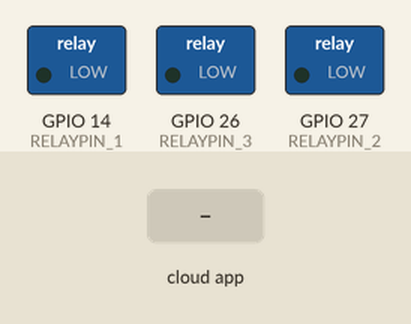
Recording of a sketch running on a simulated ESP32. Parts: switched loads named in the sketch (green lamp = pin HIGH). The test bench sets the inputs (shaded band). WiFi joins after 1.5 s; servers stay silent unless stated; what the sketch prints to the serial monitor is not drawn.

Above: at 2.7 s.
2.8 s: the phone or cloud app sets 6839e78d6868ee0e887b1bc2 to 1
At 4.0 s:
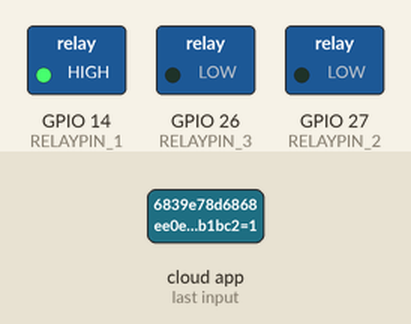
4.3 s: the phone or cloud app sets 683891ff6868ee0e887a1812 to 1
At 5.2 s:
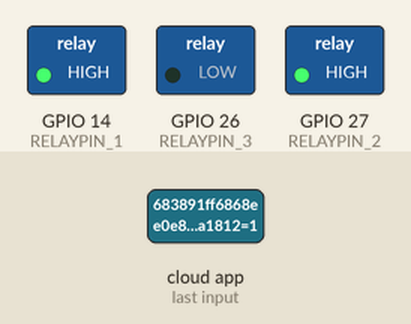
5.8 s: the phone or cloud app sets 6839e78d6868ee0e887b1bc2 to 0
At 6.3 s:
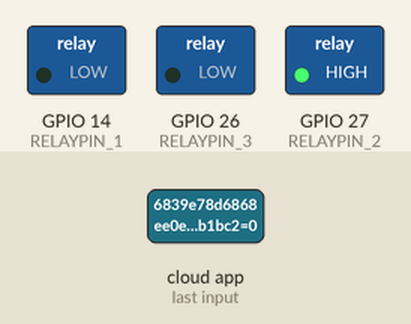
7.3 s: the phone or cloud app sets 683891ff6868ee0e887a1812 to 0
At 8.7 s:
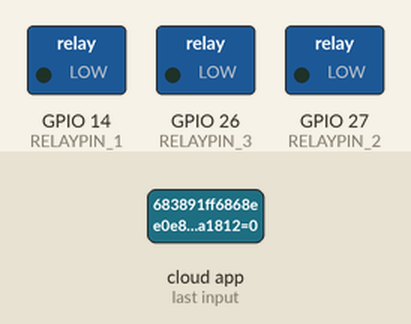
Timing chart, 0 to 9.8 s (numbered marks = the images above; inputs shaded):
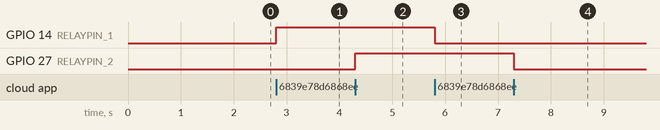

The sketch:

ESP32_SinricPro_Relay_and_PWM_Control.ino
```cpp
#include <WiFi.h>
#include "SinricPro.h"
#include "SinricProSwitch.h"
#include "SinricProDimSwitch.h"

#define WIFI_SSID         "Deptos piso 2"
#define WIFI_PASS         "Casazapotecas504."
#define APP_KEY           "f5129924-17f8-4f01-b830-355c984d3c8d"
#define APP_SECRET        "f768552a-2a00-4c0d-b250-5d90622edf42-f22d5bd2-84f6-4f8d-a33a-2403c3943c58"

#define SWITCH_ID_1       "6839e78d6868ee0e887b1bc2"
#define RELAYPIN_1        14

#define SWITCH_ID_2       "683891ff6868ee0e887a1812"
#define RELAYPIN_2        27

#define DIMSWITCH_ID_3    "68389216030990a558a26205"
#define RELAYPIN_3        26

void setupWiFi() {
  Serial.begin(115200);
  WiFi.begin(WIFI_SSID, WIFI_PASS);
  while (WiFi.status() != WL_CONNECTED) {
    delay(500);
    Serial.print(".");
  }
  Serial.println("WiFi conectado");
}

bool onPowerState1(const String &deviceId, bool &state) {
  digitalWrite(RELAYPIN_1, state ? HIGH : LOW);
  return true;
}

bool onPowerState2(const String &deviceId, bool &state) {
  digitalWrite(RELAYPIN_2, state ? HIGH : LOW);
  return true;
}

bool onPowerState3(const String &deviceId, bool &state) {
  if (!state) ledcWrite(0, 0); // Apaga el PWM
  return true;
}

bool onBrightness3(const String &deviceId, int &brightness) {
  int pwmValue = map(brightness, 0, 100, 0, 255);
  ledcWrite(0, pwmValue);
  return true;
}

void setupSinricPro() {
  pinMode(RELAYPIN_1, OUTPUT);
  pinMode(RELAYPIN_2, OUTPUT);

  // PWM para LED3
  ledcSetup(0, 5000, 8);
  ledcAttachPin(RELAYPIN_3, 0);

  SinricProSwitch& mySwitch1 = SinricPro[SWITCH_ID_1];
  mySwitch1.onPowerState(onPowerState1);

  SinricProSwitch& mySwitch2 = SinricPro[SWITCH_ID_2];
  mySwitch2.onPowerState(onPowerState2);

  SinricProDimSwitch& myDimSwitch3 = SinricPro[DIMSWITCH_ID_3];
  myDimSwitch3.onPowerState(onPowerState3);
  myDimSwitch3.onBrightness(onBrightness3);

  SinricPro.begin(APP_KEY, APP_SECRET);
}

void setup() {
  setupWiFi();
  setupSinricPro();
}

void loop() {
  SinricPro.handle();
}
```

Measured:
- after the input at 2.8 s, GPIO 14 (RELAYPIN_1): LOW → HIGH at once
- after the input at 4.3 s, GPIO 27 (RELAYPIN_2): LOW → HIGH at once
- after the input at 5.8 s, GPIO 14 (RELAYPIN_1): HIGH → LOW at once
- after the input at 7.3 s, GPIO 27 (RELAYPIN_2): HIGH → LOW at once
